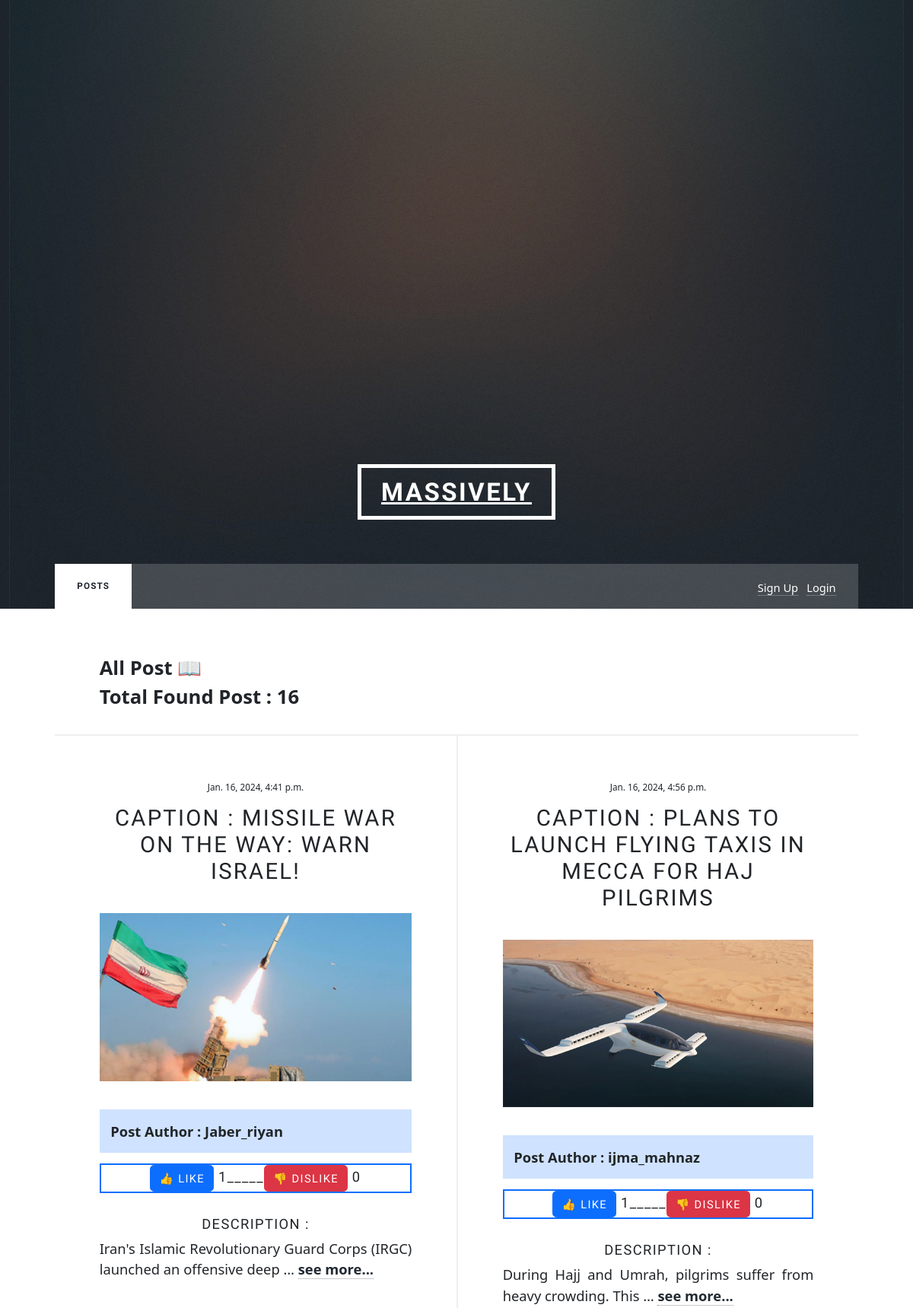
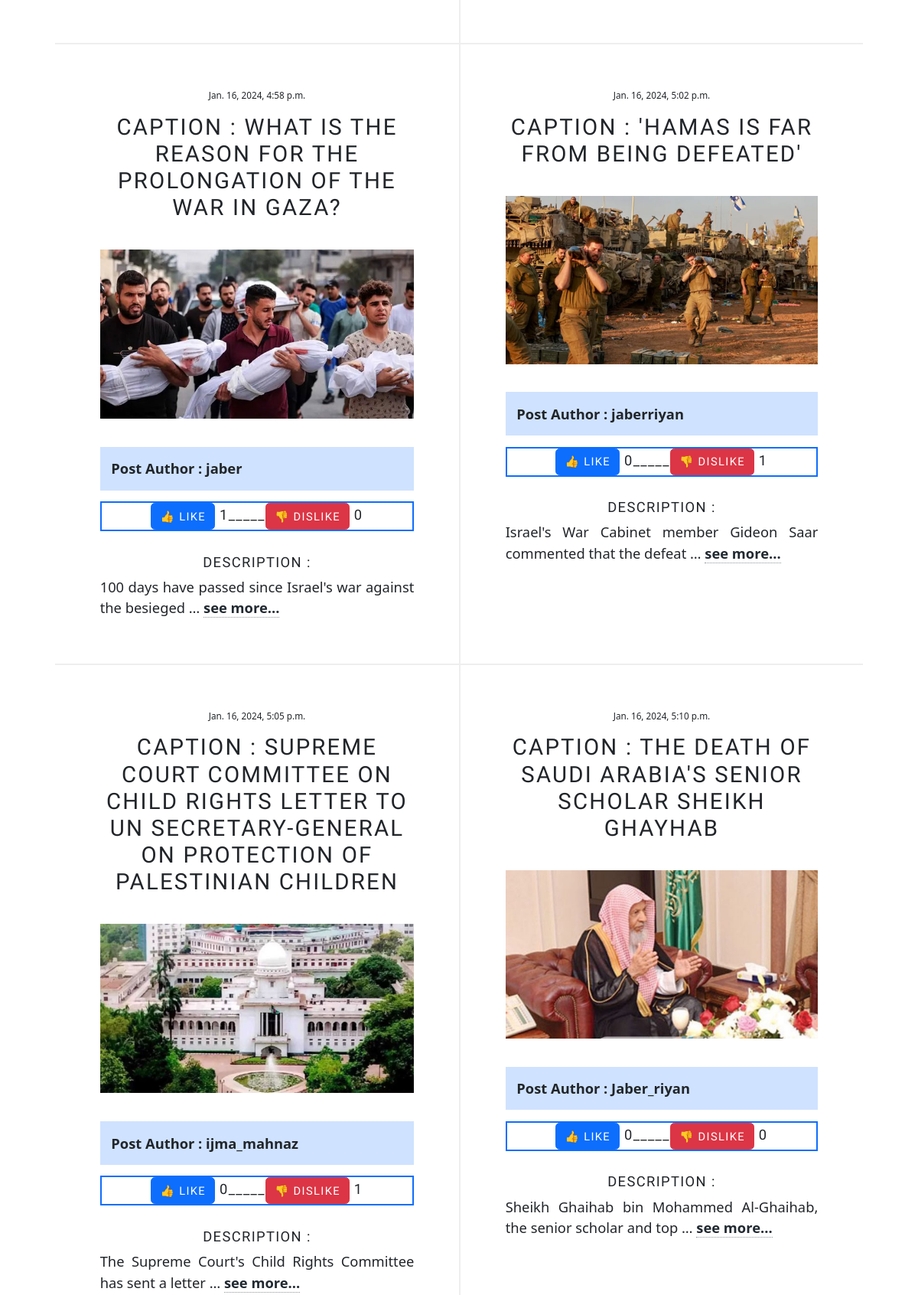
The page / (upper part) on the database its author committed (2 pictures, top to bottom).
### post/models.py (models this page shows, shortened)
class PostModel(models.Model):
    user = models.ForeignKey(User, related_name='post',on_delete=models.CASCADE)
    caption = models.CharField(max_length=3000)
    created_on = models.DateTimeField(auto_now_add=True)
    body = models.TextField(null=True,blank=True)
    post_image = models.ImageField(upload_to='post/media/images/',null=True,blank=True)
    post_like = models.IntegerField(default=0,null=True,blank=True)
    post_dislike = models.IntegerField(default=0,null=True,blank=True)

### final_exam/views.py (the view)
# urls.py: 2. Add a URL to urlpatterns:  path('', views.home, name='home')
def home(request):
    data = PostModel.objects.all()
    post_data = PostModel.objects.all()
    for post in post_data:
        post.post_like = 0
        post.post_dislike = 0
        all_like = 0
        all_dislike = 0
        specific_post_like = LikeDislikeModel.objects.filter(post=post)
        for post_like in specific_post_like:
            all_like += post_like.like
            all_dislike += post_like.dislike
            post.post_like = all_like
            post.post_dislike = all_dislike
        post.save()
    return render(request, 'home.html',{'posts':data})

### templates/home.html (shortened to what this page needs)
{% extends "base.html" %}
{% load static %}
{% block content %}
<div id="main">
	<p class="fw-bold fs-3">All Post 📖 <br>
    Total Found Post : {{posts | length}}</p>
		<section class="posts">
			{% for post in posts %}
			<article>
				<header>
					<span class="date">{{post.created_on}}</span>
					<h2><a href="#">Caption : {{post.caption}}</a></h2>
				</header>
				<a href="#" class="image fit"><img src="{{post.post_image.url}}" alt="" /></a>
				<p class="text-dark fw-bold fs-5 bg-primary-subtle p-3">Post Author : {{post.user.username}}</p>
				<h5 class="border border-2 border-primary"><a class="text-decoration-none btn btn-primary" href="{% url 'like' post.id post.user.id %}">👍 Like</a> {{post.post_like}}_____<a class="btn btn-danger" href="{% url "dislike" post.id post.user.id %}">👎 Dislike</a> {{post.post_dislike}}</h5><br>
				<h5>Description : </h5>
				<p class="fs-5">{{ post.body|truncatewords:10 }} <a class="text-decoration-none text-dark" href="{% url "detailview" post.id %}"><b>see more...</b></a></p>
			</article>
			{% endfor %}
		</section>
</div>
{% endblock content %}

### rows shown on the page
PostModel: created_on "Jan. 16, 2024, 4:41 p.m.", caption "MISSILE WAR ON THE WAY: WARN ISRAEL!", post_image (picture), user.username "Jaber_riyan", post_like "1", post_dislike "0", body "Iran's Islamic Revolutionary Guard Corps (IRGC) launched an offensive deep …"
PostModel: created_on "Jan. 16, 2024, 4:56 p.m.", caption "PLANS TO LAUNCH FLYING TAXIS IN MECCA FOR HAJ PILGRIMS", post_image (picture), user.username "ijma_mahnaz", post_like "1", post_dislike "0", body "During Hajj and Umrah, pilgrims suffer from heavy crowding. This …"
PostModel: created_on "Jan. 16, 2024, 4:58 p.m.", caption "WHAT IS THE REASON FOR THE PROLONGATION OF THE WAR IN GAZA?", post_image (picture), user.username "jaber", post_like "1", post_dislike "0", body "100 days have passed since Israel's war against the besieged …"
PostModel: created_on "Jan. 16, 2024, 5:02 p.m.", caption "'HAMAS IS FAR FROM BEING DEFEATED'", post_image (picture), user.username "jaberriyan", post_like "0", post_dislike "1", body "Israel's War Cabinet member Gideon Saar commented that the defeat …"
PostModel: created_on "Jan. 16, 2024, 5:05 p.m.", caption "SUPREME COURT COMMITTEE ON CHILD RIGHTS LETTER TO UN SECRETARY-GENERAL ON PROTECTION OF PALESTINIAN CHILDREN", post_image (picture), user.username "ijma_mahnaz", post_like "0", post_dislike "1", body "The Supreme Court's Child Rights Committee has sent a letter …"
PostModel: created_on "Jan. 16, 2024, 5:10 p.m.", caption "THE DEATH OF SAUDI ARABIA'S SENIOR SCHOLAR SHEIKH GHAYHAB", post_image (picture), user.username "Jaber_riyan", post_like "0", post_dislike "0", body "Sheikh Ghaihab bin Mohammed Al-Ghaihab, the senior scholar and top …"

### other values the page prints
{{ posts | length }} "16"
